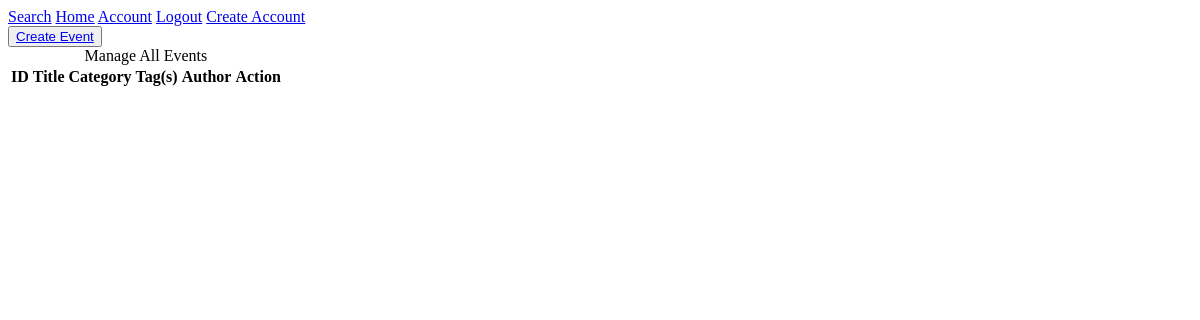
The app's page /event/manage (signed in), older data.
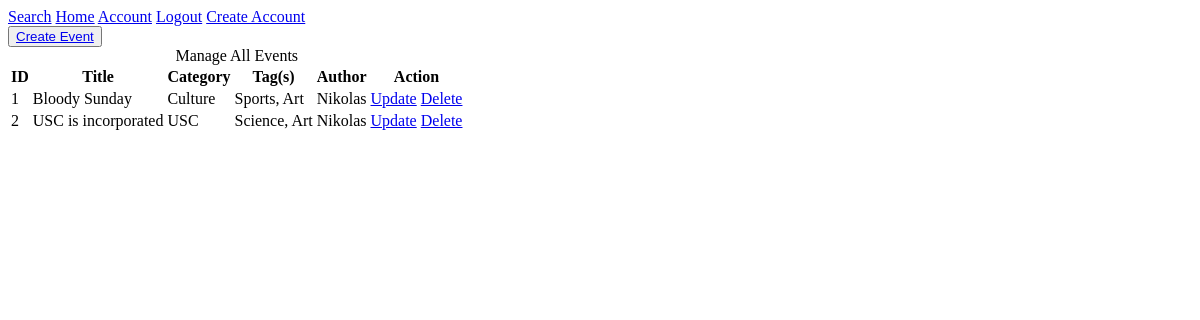
The same page, newer data.
### usctimeline/models.py (models this page shows, shortened)
class Event(db.Model):
    id = db.Column(db.Integer, primary_key=True)
    title = db.Column(db.String(120), nullable=False)
    date = db.Column(db.Date, nullable=False)
    description = db.Column(db.Text, nullable=False)
    external_url = db.Column(db.Text)
    author_id = db.Column(db.Integer, db.ForeignKey('user.id'), nullable=False)
    category_id = db.Column(db.Integer, db.ForeignKey('category.id'), nullable=False)

class Category(db.Model):
    id = db.Column(db.Integer, primary_key=True)
    name = db.Column(db.String(120), nullable=False)
    events = db.relationship('Event', backref='category', lazy=True)

class Tag(db.Model):
    id = db.Column(db.Integer, primary_key=True)
    name = db.Column(db.String(120), nullable=False)
    events = db.relationship('Event', secondary=event_tags, backref="tags", lazy=True)

class User(db.Model, UserMixin):
    id = db.Column(db.Integer, primary_key=True)
    username = db.Column(db.String(20), unique=True, nullable=False)
    email = db.Column(db.String(120), unique=True, nullable=False)
    profile_img = db.Column(db.String(20), nullable=False, default='default.svg')
    password = db.Column(db.String(60), nullable=False)
    posts = db.relationship('Event', backref='author', lazy=True)

### usctimeline/events/routes.py (the view)
@events.route("/event/manage")
@login_required
def manage_events():
    events = Event.query.all()
    return render_template(
        'manage_events.html',
        title='Manage Events',
        events=events
    )

### usctimeline/models.py (called while the page is built)
@login_manager.user_loader
def load_user(user_id):
    return User.query.get(int(user_id))

### usctimeline/templates/manage_events.html
{% extends 'layout.html' %}
{% block content %}
    <button>
        <a href="{{ url_for('events.new_event') }}">Create Event</a>
    </button>
    <table>
        <caption>Manage All Events</caption>
        <thead>
        <tr>
            <th scope="col">ID</th>
            <th scope="col">Title</th>
            <th scope="col">Category</th>
            <th scope="col">Tag(s)</th>
            <th scope="col">Author</th>
            <th scope="col" colspan="2">Action</th>
        </tr>
        </thead>
        <tbody>
        {% for event in events %}
            <tr>
                <td>{{ event.id }}</td>
                <td>{{ event.title }}</td>
                <td>{{ event.category.name }}</td>
                <td>
                    {% for tag in event.tags %}
                        {% if tag.name == event.tags[-1].name %}
                            <span>{{ tag.name }}</span>
                        {% else %}
                            <span>{{ tag.name }}, </span>
                        {% endif %}
                    {% endfor %}
                </td>
                <td>{{ event.author.username }}</td>
                <td>
                    <a href="{{ url_for('events.update_event', id=event.id) }}">Update</a>
                </td>
                <td>
                    <a href="{{ url_for('events.delete_event_confirmation', id=event.id) }}">Delete</a>
                </td>
            </tr>
        {% endfor %}
        </tbody>
    </table>
{% endblock content %}

Row changes from the older to the newer data that the page shows:
added Event: id "1", title "Bloody Sunday", category.name "Culture", author.username "Nikolas"
now on this page (row unchanged): Tag: name "Sports", shown under "1"
now on this page (row unchanged): Tag: name "Art"
added Event: id "2", title "USC is incorporated", category.name "USC", author.username "Nikolas"
now on this page (row unchanged): Tag: name "Science", shown under "2"
